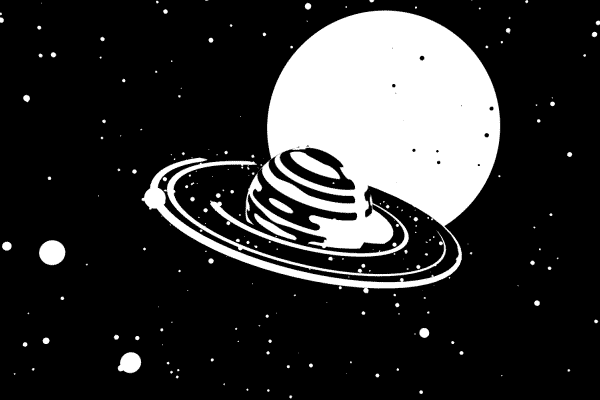
#> input picture image manipulation/image/space.gif, 600 x 400 px, found by its file name
$ python frames.py
#> lines starting #> are read from the running program, lines starting #| are printed output that depends on the picture; after the words box and inside, x2 and y2 are one past the last pixel; in counts of white or black regions, pixels touching at a corner belong together
from PIL import Image, ImageSequence

image_old = 'image\\space.gif'
im = Image.open(image_old)
#> im is the input picture: PIL image 600x400 P; mean R, G, B, A 50.7, 50.7, 50.7, 255
# im = im.convert('1')

print(im.mode)
#| P
print("gif frames = " + str(im.n_frames))
#| gif frames = 201

i=0
for frame in ImageSequence.Iterator(im):
    i += 1

    # Get the dimensions of the original image
    original_width, original_height = frame.size

    # Calculate the aspect ratio of the original image
    aspect_ratio = original_width / original_height

    # Calculate the target dimensions (128x64)
    target_width = 128
    target_height = 64
    frame = frame.convert('1')
    # If the aspect ratio of the original image is wider than the target, crop the sides
    if aspect_ratio > (target_width / target_height):
        new_width = int(original_height * (target_width / target_height))
        left = (original_width - new_width) // 2
        right = left + new_width
        frame = frame.crop((left, 0, right, original_height))
    else:
        # If the aspect ratio is taller or equal, crop the top and bottom
        new_height = int(original_width * (target_height / target_width))
        top = (original_height - new_height) // 2
        bottom = top + new_height
        frame = frame.crop((0, top, original_width, bottom))

    # Resize the image to the target dimensions
    frame = frame.resize((target_width, target_height), Image.Resampling.LANCZOS)
    frame.save("image\\frames\\"+str(i)+".pbm", lossless = True)
#> this loop made 201 passes
#> pass 1, `frame = frame.convert('1')`:
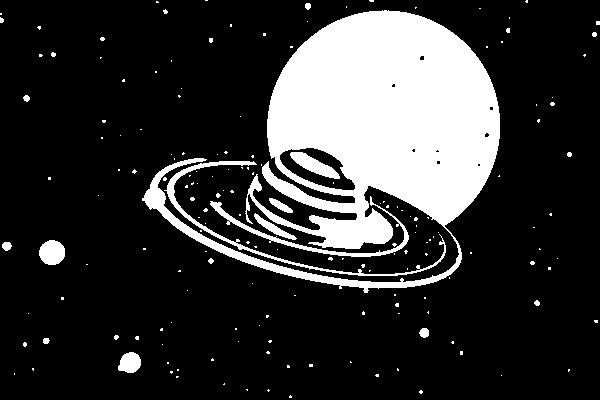
#> frame: PIL image 600x400 1; 20% white; 173 white regions (155 under 20 px), largest, box (x1, y1, x2, y2) and area: (142, 10, 500, 293) 42228, (164, 161, 446, 276) 1481, (210, 196, 409, 257) 1079
#> pass 1, `frame = frame.crop((0, top, original_width, bottom))`:
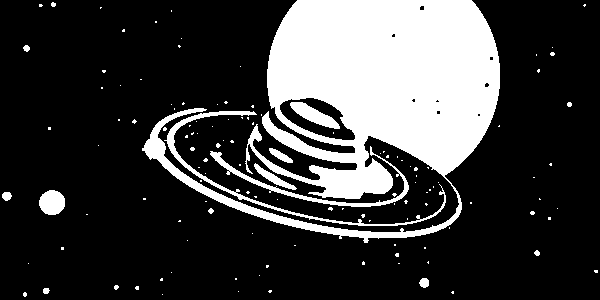
#> frame: PIL image 600x300 1; 23.6% white; 127 white regions (112 under 20 px), largest, box (x1, y1, x2, y2) and area: (142, 0, 500, 243) 37434, (164, 111, 446, 226) 1481, (210, 146, 409, 207) 1079
#> pass 1, `frame = frame.resize((target_width, target_height), Image.Resampling.L..`:
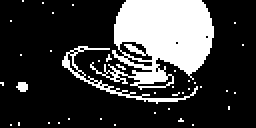
#> frame: PIL image 128x64 1 (shown 2 times larger); 23.6% white; 39 white regions (36 under 20 px), largest, box (x1, y1, x2, y2) and area: (45, 0, 107, 45) 1650, (31, 23, 99, 52) 206, (8, 41, 14, 46) 23
#> pass 2, `frame = frame.convert('1')`:
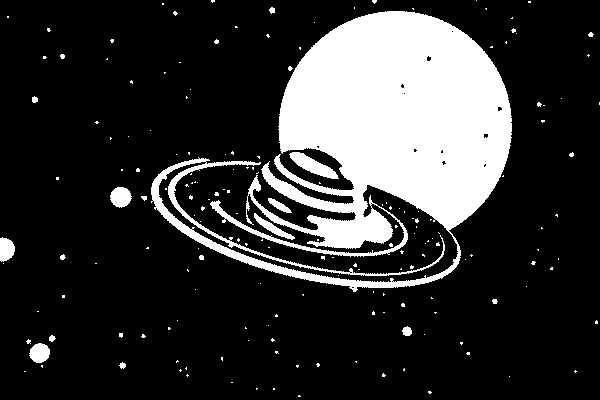
#> frame: PIL image 600x400 1; 20.1% white; 180 white regions (162 under 20 px), largest, box (x1, y1, x2, y2) and area: (151, 11, 512, 292) 45017, (289, 152, 339, 179) 565, (110, 187, 132, 208) 343
im.close()
imm = Image.open("image\\frames\\1.pbm")
print(imm.mode)
#| 1
